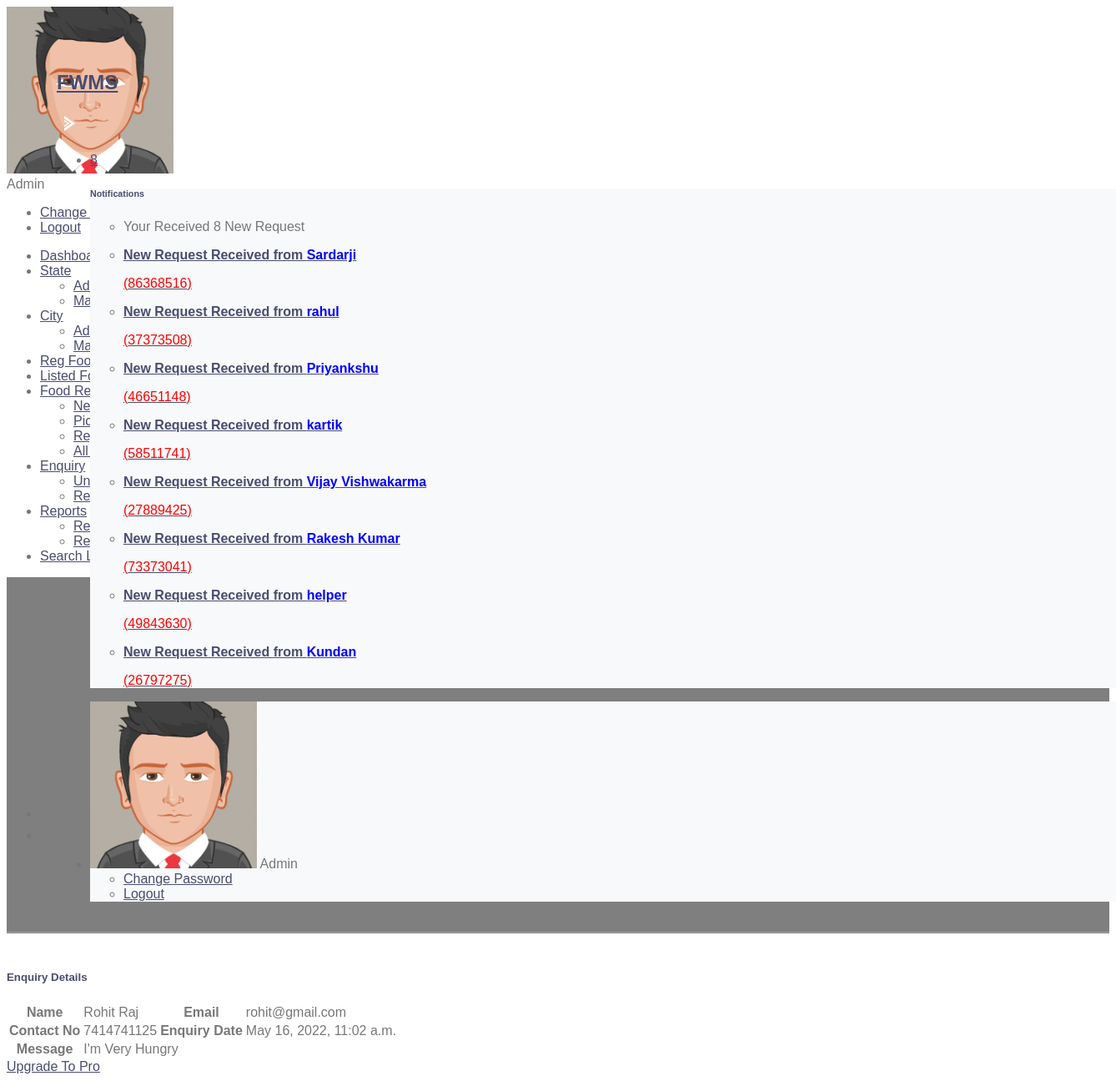
The page /viewEnquiry1 (signed in) on the database its author committed.
### foodwaste/models.py (models this page shows, shortened)
class Foodrequests(models.Model):
    food = models.ForeignKey(Food, on_delete=models.CASCADE, null=True)
    requestNumber = models.CharField(max_length=150, null=True)
    fullName = models.CharField(max_length=250, null=True)
    mobileNumber = models.CharField(max_length=15, null=True)
    message = models.CharField(max_length=350, null=True)
    requestDate = models.DateTimeField(auto_now_add=True)
    status = models.CharField(max_length=50, null=True) #tobc
    donorRemark = models.CharField(max_length=250, null=True)
    requestCompletionDate = models.DateField(null=True)

class Contact(models.Model):
    fullName = models.CharField(max_length=150, null=True)
    Email = models.CharField(max_length=100, null=True)
    Phone = models.CharField(max_length=15, null=True)
    Message = models.CharField(max_length=250, null=True)
    EnquiryDate = models.DateTimeField(auto_now_add=True)
    IsRead = models.CharField(max_length=20, null=True)

### foodwaste/views.py (the view)
# urls.py: path('viewEnquiry<int:pid>', viewEnquiry, name='viewEnquiry'),
def viewEnquiry(request,pid):
    if not request.user.is_authenticated:
        return redirect('admin_login')
    contact = Contact.objects.get(id=pid)
    contact.IsRead = "yes"
    contact.save()
    return render(request, 'admin/viewEnquiry.html', locals())

### foodwaste/templatetags/custom_tag.py (called while the page is built)
@register.filter(name = 'notification')
def notification(obj):
    foodrequest  = Foodrequests.objects.filter(status=None)
    return foodrequest

@register.simple_tag()
def notificationcount(*args, **kwargs):
    foodrequestcount  = Foodrequests.objects.filter(status=None).count()
    return foodrequestcount

### foodwaste/templates/admin/viewEnquiry.html (shortened to what this page needs)
{% extends 'admin_base.html' %}
{% load static %}
{% block main %}
<section class="pcoded-main-container">
    <div class="pcoded-content">
        <div class="page-header">
            <div class="page-block">
                <div class="row align-items-center">
                    <div class="col-md-12">
                        <div class="page-header-title">
                            <h5 class="m-b-10">Enquiry Details</h5>
                        </div>
                        <ul class="breadcrumb">
                            <li class="breadcrumb-item"><a href="{% url 'dashboard' %}"></a></li>
                            <li class="breadcrumb-item"><a href="">Enquiry Details</a></li>
                        </ul>
                    </div>
                </div>
            </div>
        </div>
        <div class="row">
            <div class="col-md-12">
                <div class="card">
                    <div class="card-header">
                        <h5>Enquiry Details</h5>
                    </div>
                    <div class="card-body table-border-style">
                        <div class="table-responsive">
                            <table class="table">
                                <tr>
                                    <th>Name</th>
                                    <td>{{contact.fullName}}</td>
                                    <th>Email</th>
                                    <td>{{contact.Email}}</td>
                                </tr>
                                <tr>
                                    <th>Contact No</th>
                                    <td>{{contact.Phone}}</td>
                                    <th>Enquiry Date</th>
                                    <td>{{contact.EnquiryDate}}</td>
                                </tr>
                                <tr>
                                    <th>Message</th>
                                    <td colspan="4">{{contact.Message}}</td>
                                </tr>
                            </table>
                        </div>
                    </div>
                </div>
            </div>
        </div>
    </div>
</section>
{% endblock %}

### foodwaste/templates/admin_base.html (shortened to what this page needs)
{% load static %}
{% load custom_tag %}
<!DOCTYPE html>
<html lang="en">
<head>
    <link rel="stylesheet" href="{% static 'assets/css/style.css' %}">
</head>
<body class="">
<nav class="pcoded-navbar  ">
    <div class="navbar-wrapper  ">
        <div class="navbar-content scroll-div ">
            <div class="">
                <div class="main-menu-header">
                    <img class="img-radius" src="{% static 'assets/images/user/avatar-2.png' %}" alt="User-Profile-Image">
                    <div class="user-details">
                        <div id="more-details">Admin</div>
                    </div>
                </div>
                <div class="collapse" id="nav-user-link">
                    <ul class="list-unstyled">
                        <li class="list-group-item"><a href="{% url 'changePassword' %}">Change Password</a>
                        </li>
                        <li class="list-group-item"><a href="/logout">Logout</a></li>
                    </ul>
                </div>
            </div>
            <ul class="nav pcoded-inner-navbar ">
                <li class="nav-item">
                    <a href="{% url 'dashboard' %}" class="nav-link "><span class="pcoded-micon"></span><span
                            class="pcoded-mtext">Dashboard</span></a>
                </li>
                <li class="nav-item pcoded-hasmenu">
                    <a href="#" class="nav-link "><span class="pcoded-micon"></span><span
                            class="pcoded-mtext">State</span></a>
                    <ul class="pcoded-submenu">
                        <li><a href="{% url 'addState' %}">Add State</a></li>
                        <li><a href="{% url 'manageState' %}">Manage State</a></li>
                    </ul>
                </li>
                <li class="nav-item pcoded-hasmenu">
                    <a href="#" class="nav-link "><span class="pcoded-micon"></span><span
                            class="pcoded-mtext">City</span></a>
                    <ul class="pcoded-submenu">
                        <li><a href="{% url 'addCity' %}">Add City</a></li>
                        <li><a href="{% url 'manageCity' %}">Manage City</a></li>
                    </ul>
                </li>
                <li class="nav-item">
                    <a href="{% url 'regFoodDonor' %}" class="nav-link "><span class="pcoded-mtext">Reg Food Donor</span></a>
                </li>
                <li class="nav-item">
                    <a href="{% url 'listedFood' %}" class="nav-link "><span class="pcoded-mtext">Listed Food</span></a>
                </li>
                <li class="nav-item pcoded-hasmenu">
                    <a href="#" class="nav-link "><span class="pcoded-mtext">Food Request</span></a>
                    <ul class="pcoded-submenu">
                        <li><a href="{% url 'newRequest' %}">New Request</a></li>
                        <li><a href="{% url 'completeRequest' %}">Picked/Take Away/Completed</a></li>
                        <li><a href="{% url 'rejectRequest' %}">Rejected Request</a></li>
                        <li><a href="{% url 'allRequest' %}">All Request</a></li>
                    </ul>
                </li>
                <li class="nav-item pcoded-hasmenu">
                    <a href="#" class="nav-link "><span class="pcoded-micon"></span><span
                            class="pcoded-mtext">Enquiry</span></a>
                    <ul class="pcoded-submenu">
                        <li><a href="{% url 'unreadEnquiry' %}">Unread Enquiry</a></li>
                        <li><a href="{% url 'readEnquiry' %}">Read Enquiry</a></li>
                    </ul>
                </li>
                <li class="nav-item pcoded-hasmenu">
                    <a href="#" class="nav-link "><span class="pcoded-micon"></span><span
                            class="pcoded-mtext">Reports</span></a>
                    <ul class="pcoded-submenu">
                        <li><a href="{% url 'reportDonatedFood' %}">Report of Donated Food</a></li>
                        <li><a href="{% url 'reportregfoodDonor' %}">Report of Reg Food Donor</a></li>
                    </ul>
                </li>
                <li class="nav-item">
                    <a href="{% url 'searchFood' %}" class="nav-link "><span class="pcoded-mtext">Search Listed Food</span></a>
                </li>
            </ul>
        </div>
    </div>
</nav>
<header class="navbar pcoded-header navbar-expand-lg navbar-light header-dark">
    <div class="m-header">
        <a href="#!" class="b-brand">
            <h2>FWMS</h2>
            <img src="{% static 'assets/images/logo-icon.png' %}" alt="" class="logo-thumb">
        </a>
    </div>
    <div class="collapse navbar-collapse">
        <ul class="navbar-nav ml-auto">
            <li>
                <div class="dropdown">
                    <a class="dropdown-toggle" href="#" data-toggle="dropdown">
                        <span class="badge badge-pill badge-danger">{% notificationcount %}</span>
                    </a>
                    <div class="dropdown-menu dropdown-menu-right notification">
                        <div class="noti-head">
                            <h6 class="d-inline-block m-b-0">Notifications</h6>
                        </div>
                        <ul class="noti-body">
                            <li class="n-title">
                                <p class="m-b-0">Your Received {% notificationcount %} New Request</p>
                            </li>
                            {% for i in ""|notification %}
                            <li class="notification">
                                <a href="{% url 'newRequest' %}">
                                <div class="media">
                                    <div class="media-body">
                                        <p><strong>New Request Received from <span style="color: blue">{{i.fullName}}</span></strong></p>
                                        <p style="color: red;">({{i.requestNumber}})</p>
                                    </div>
                                </div> </a>
                            </li>
                            {% empty %}
                            <li style="text-align : center">No Records Found</li>
                            {% endfor %}
                        </ul>
                    </div>
                </div>
            </li>
            <li>
                <div class="dropdown drp-user">
                    <div class="dropdown-menu dropdown-menu-right profile-notification">
                        <div class="pro-head">
                            <img src="{% static 'assets/images/user/avatar-2.png' %}" class="img-radius" alt="User-Profile-Image">
                            <span>Admin</span>
                        </div>
                        <ul class="pro-body">
                            <li><a href="{% url 'changePassword' %}" class="dropdown-item"> Change Password</a></li>
                            <li><a href="/logout" class="dropdown-item"> Logout</a></li>
                        </ul>
                    </div>
                </div>
            </li>
        </ul>
    </div>
</header>
{% block main %}
{% endblock %}
</body>
</html>

### foodwaste/static/css/style.css (style rules this page uses)
body { color: #777777; font-weight: 500; background: #ffffff; font-family: 'Quicksand', sans-serif; }
h1, h2, h3, h4, h5, h6 { color: #4a4c70; }
a { color: #4a4c70; transition: .3s; }
.navbar { position: relative; transition: .5s; z-index: 999; }
.navbar .dropdown-menu { margin-top: 0; border: 0; border-radius: 0; background: #f8f9fa; }
@media (min-width: 992px) { .navbar { position: absolute; width: 100%; top: 45px; padding: 20px 60px; background: transparent !important; border-bottom: 1px solid rgba(255, 255, 255, .3); z-index: 9; } }
.page-header { position: relative; margin-bottom: 45px; padding: 210px 0 90px 0; text-align: center; background: linear-gradient(rgba(0, 0, 0, .5), rgba(0, 0, 0, .5)), url(../img/page-header.jpg); background-attachment: fixed; background-position: center; background-repeat: no-repeat; background-size: cover; }
.page-header a { position: relative; padding: 0 12px; font-size: 22px; color: #ffffff; }
.page-header a::after { position: absolute; content: "/"; width: 8px; height: 8px; top: -2px; right: -7px; text-align: center; color: #ffffff; }
.page-header a:last-child::after { display: none; }

### rows shown on the page
Foodrequests: fullName "Sardarji", requestNumber "86368516"
Foodrequests: fullName "rahul", requestNumber "37373508"
Foodrequests: fullName "Priyankshu", requestNumber "46651148"
Foodrequests: fullName "kartik", requestNumber "58511741"
Foodrequests: fullName "Vijay Vishwakarma", requestNumber "27889425"
Foodrequests: fullName "Rakesh Kumar", requestNumber "73373041"
Foodrequests: fullName "helper", requestNumber "49843630"
Foodrequests: fullName "Kundan", requestNumber "26797275"
Contact: fullName "Rohit Raj", Email "rohit@gmail.com", Phone "7414741125", EnquiryDate "May 16, 2022, 11:02 a.m.", Message "I'm Very Hungry"
